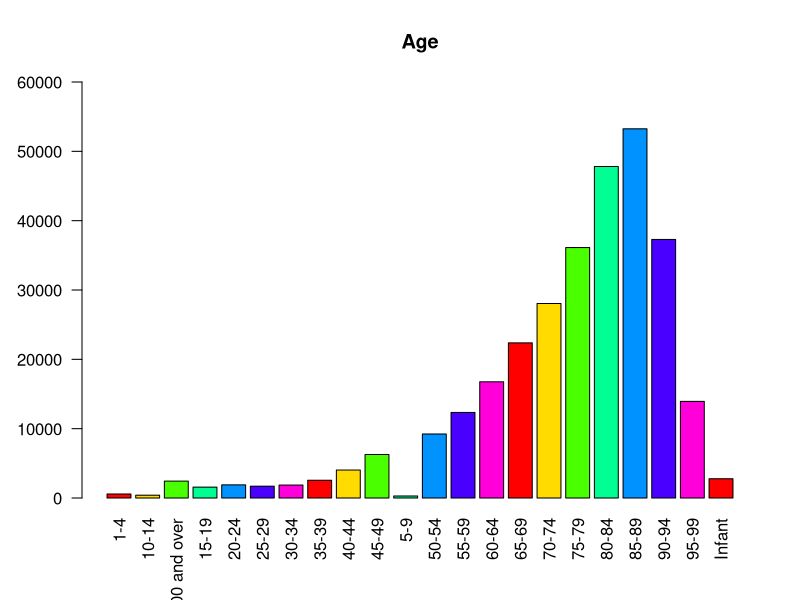
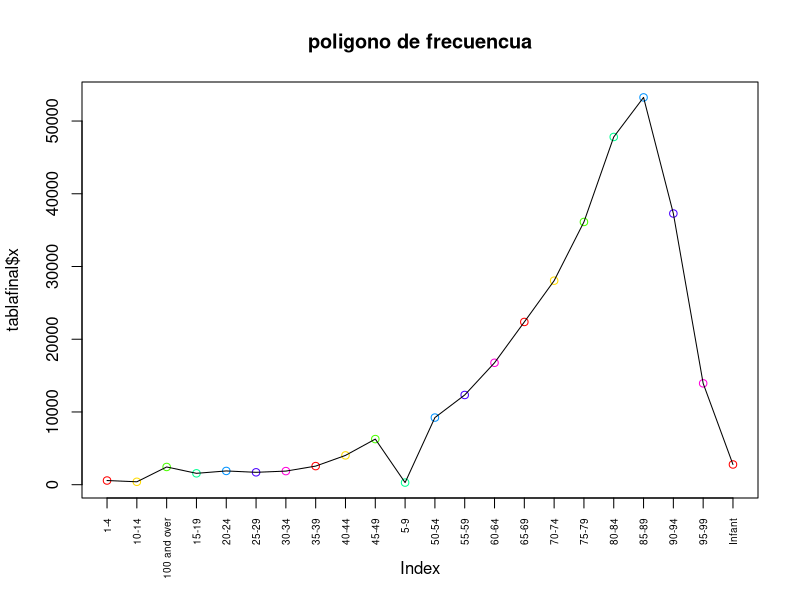
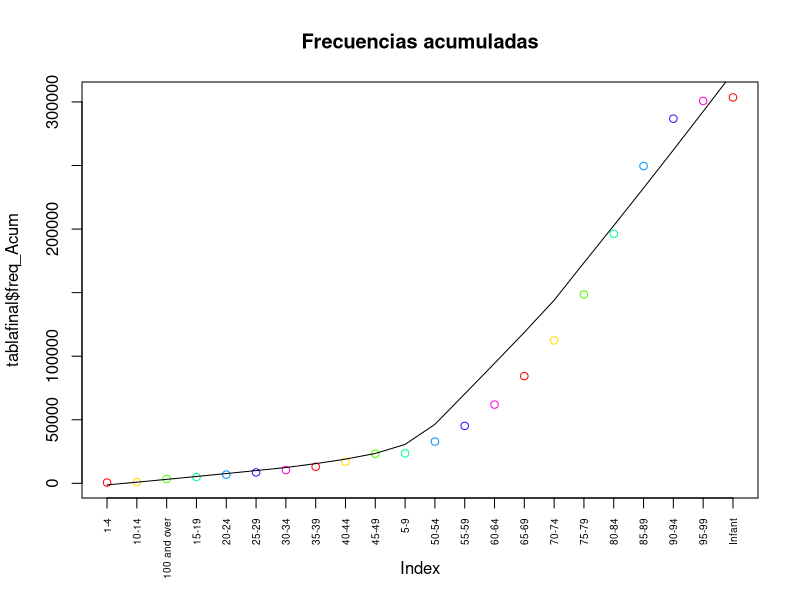
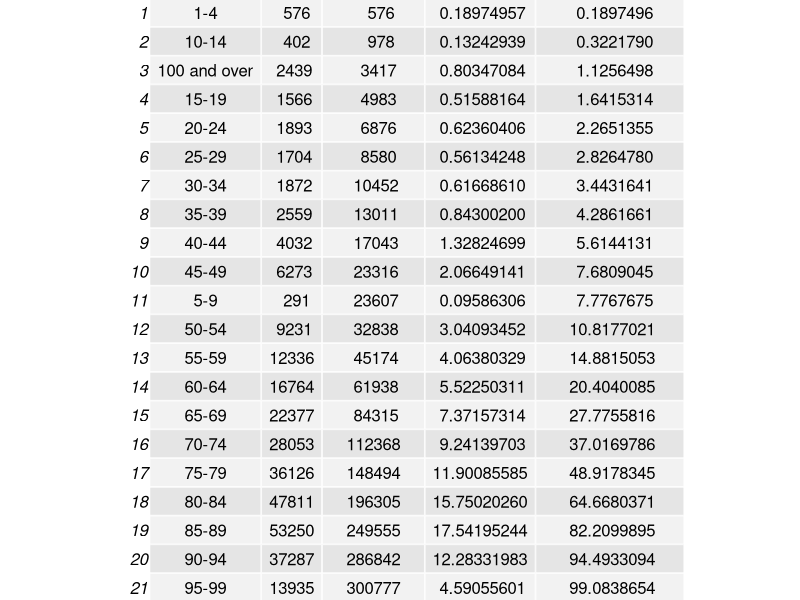

These charts were generated, in order, by the following R code:
#!/usr/bin/env Rscript

# Import the data and look at the first six rows
infoT <- read.csv(file = 'Practica2/Archivos Entrada Final/CSVs/MuertesSexoEdad.csv')

salida<-infoT[ !(infoT$Age %in% c("Total")), ]
salida<-salida[!(salida$Sex %in% c("Total")), ]


vt<-aggregate(salida$Count, by=list(Age=salida$Age), FUN=sum)

library(gtools)

vt<-vt[order(vt$Age),] 
#vt<-vt[mixedsort(vt$Age),] 

# A
freq_Acum <- cumsum(vt$x)
freq_relat<- prop.table(vt$x)*100 
Freq_relat_acum<-cumsum(freq_relat)
tablafinal<-cbind(vt,freq_Acum,freq_relat,Freq_relat_acum )
tablafinal
library(gridExtra)
png("test.png", height=700, width=400)
p<-tableGrob(tablafinal)
grid.arrange(p)
dev.off()


# B
legends2 <- vt[ , "Age"]

barplot(tablafinal$x,col=rainbow(7), main = "Age", ylim = c(0,60000),
        names.arg =  legends2, las = 2)
# C
plot(tablafinal$x,col=rainbow(7), main = "poligono de frecuencua",xaxt ='n')
axis(1, at=1:22, labels=tablafinal$Age, cex.axis=0.6,las=2)
lines(tablafinal$x)
#D
plot(tablafinal$freq_Acum,col=rainbow(7), main = "Frecuencias acumuladas",xaxt ='n')
axis(1, at=1:22, labels=tablafinal$Age, cex.axis=0.6,las=2)
lines(lowess(tablafinal$freq_Acum))
